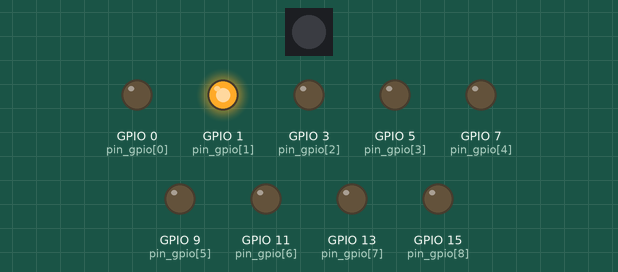
A sketch run on a simulated ESP32-S3. On the bench: 1 RGB LEDs in strip order, left to right, output pins drawn as LEDs (lit = HIGH). Dim RGB values are drawn brighter than linear; what the sketch prints to the serial monitor is not drawn.

Above: at 1.61 s.
At 2.41 s:
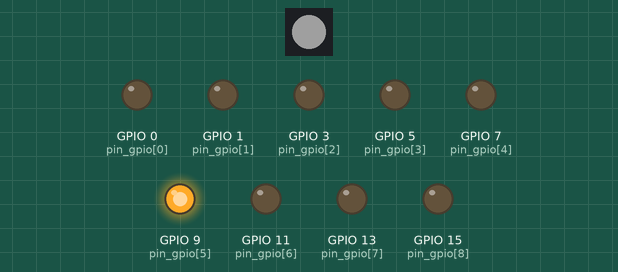
At 2.81 s:
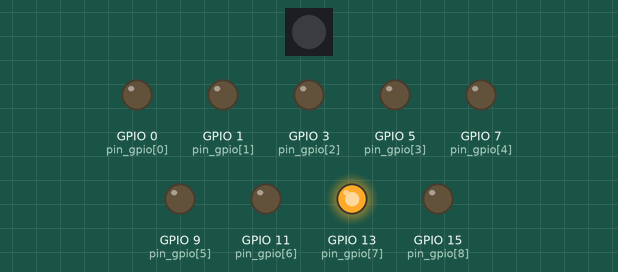
At 3.3 s:
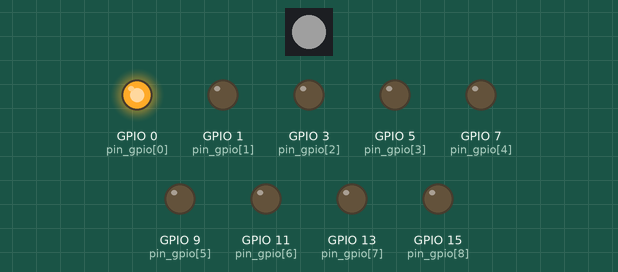
At 4.62 s:
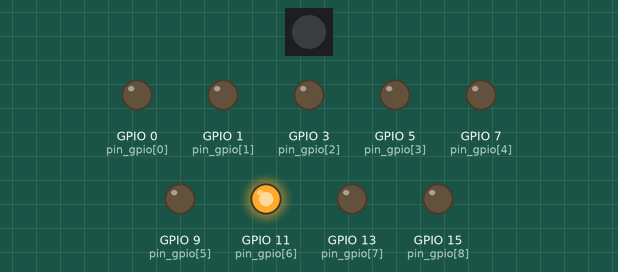
At 5.82 s:
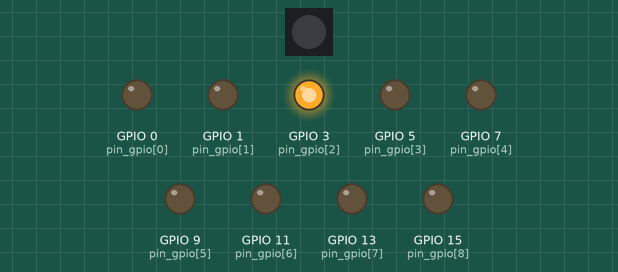
Timing chart, 0 to 6.1 s (numbered marks = the images above):
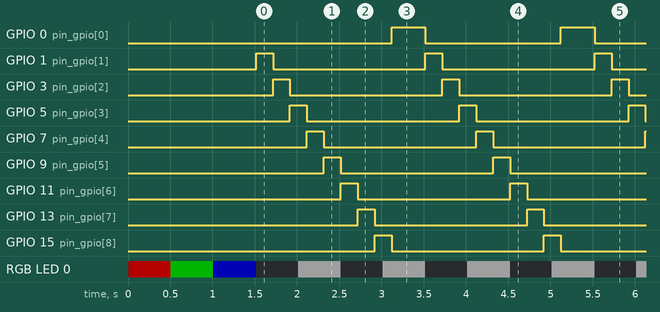

The sketch:

esp32s3_checkprogram.ino
```cpp
#include <WiFi.h>
#include <FastLED.h>
#include <WebServer.h>
#include <ESPmDNS.h>

#define BOARD_NAME    "esp32s3board"
#define MDNS_HOSTNAME "esp32s3board"
#define WIFI_AP_SSID  "ESP32S3-AP"
#define WIFI_AP_PSK   "12345678"

constexpr int PIN_LED = 21;
constexpr int pin_gpio_count = 10;
const int pin_gpio[pin_gpio_count] = { 0, 1, 3, 5, 7, 9, 11, 13, 15 };

WebServer httpServer(80);

CRGB leds[1];

void blink_led(unsigned int interval_msec) {
  static bool led_on = false;
  static unsigned long timer = 0;
  if (timer == 0) {
    FastLED.addLeds<WS2812B, PIN_LED, GRB>(leds, 1);
    FastLED.clear();
    FastLED.show();
  }
  const unsigned long now = millis();
  if (now - timer >= interval_msec) {
    timer = now;
    led_on = !led_on;
    leds[0] = led_on ? CRGB(32, 32, 32) : CRGB(0, 0, 0);
    FastLED.show();
  }
}


void handleRoot() {
  httpServer.send(200, "text/html", "<h1>Hello, world!</h1><p>from " BOARD_NAME " board!</p>");
}


void task_gpio_wave() {
  static int gpio_index = 0;
  static unsigned long timer = 0;
  const unsigned long interval = 200;
  const unsigned long now = millis();
  if (timer == 0) {
    for (int i = 0; i < pin_gpio_count; i++) {
      pinMode(pin_gpio[i], OUTPUT);
    }
  }
  if (now - timer >= interval) {
    timer = now;
    digitalWrite(pin_gpio[gpio_index], LOW);
    gpio_index = (gpio_index + 1) % pin_gpio_count;
    digitalWrite(pin_gpio[gpio_index], HIGH);
  }
}

void setup() {
  Serial.begin(115200);

  for (int i = 0; i < 3000 && !Serial; i++) {
    delay(1);
    blink_led(100);
  }

  Serial.println("Initializing...");

  blink_led(0);
  leds[0] = CRGB(64, 0, 0);
  FastLED.show();
  delay(500);
  leds[0] = CRGB(0, 64, 0);
  FastLED.show();
  delay(500);
  leds[0] = CRGB(0, 0, 64);
  FastLED.show();
  delay(500);
  FastLED.clear();
  FastLED.show();

  Serial.println("Starting WiFi AP...");
  WiFi.mode(WIFI_AP);
  WiFi.softAP(WIFI_AP_SSID, WIFI_AP_PSK);

  Serial.println("Waiting connection on " WIFI_AP_SSID " with password " WIFI_AP_PSK);

  Serial.println("Starting HTTP server...");
  httpServer.on("/", handleRoot);
  httpServer.onNotFound(handleRoot);
  httpServer.begin();

  Serial.println("Starting MDNS...");
  MDNS.begin(MDNS_HOSTNAME);

  Serial.println("Listening on port 80 of " MDNS_HOSTNAME);

  Serial.println("Ready.");
}

void loop() {
  httpServer.handleClient();
  blink_led(500);
  task_gpio_wave();
}
```

Measured:
- by itself, GPIO 0 (pin_gpio[0]): alternates HIGH for 0.40 s and LOW for 1.6 s
- by itself, RGB LED 0: off → RGB(64, 0, 0) at 0.01 s, → RGB(0, 64, 0) 0.50 s later, → RGB(0, 0, 64) 0.50 s later, → off 0.51 s later, … (80 changes in this stretch)
- by itself, GPIO 1 (pin_gpio[1]), GPIO 3 (pin_gpio[2]), GPIO 5 (pin_gpio[3]), GPIO 7 (pin_gpio[4]), GPIO 9 (pin_gpio[5]), GPIO 11 (pin_gpio[6]), GPIO 13 (pin_gpio[7]), GPIO 15 (pin_gpio[8]): alternates HIGH for 0.20 s and LOW for 1.8 s
